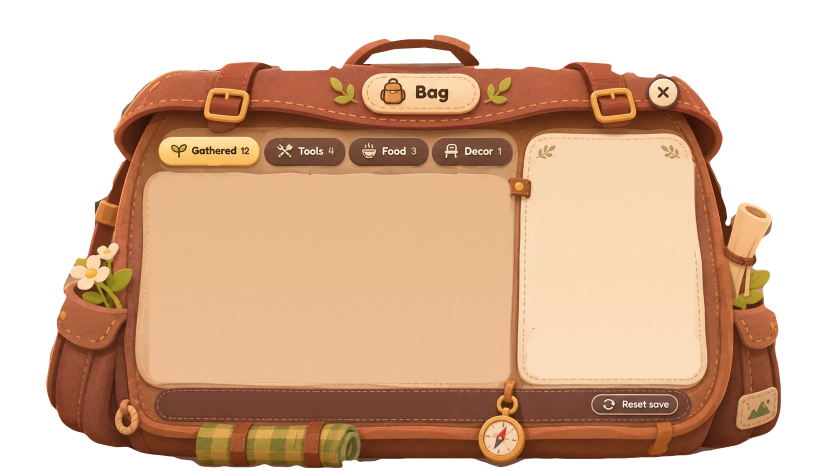
#> input picture ui-mocks/a/ref/bag-frame.webp, 1672 x 941 px (shown at 1/2 size)
$ python cut.py bag-frame.webp bag-cut.png
#> lines starting #> are read from the running program, lines starting #| are printed output that depends on the picture
# Cut the satchel out of the reference image with a hand-traced outline (no extra libraries needed).
import sys
from PIL import Image, ImageDraw, ImageFilter
src, out = sys.argv[1], sys.argv[2]
im = Image.open(src).convert('RGBA'); W, H = im.size; K = 4
#> further down, im is the input picture: PIL image 1672x941 RGBA; mean R, G, B, A 178.6, 128.4, 95.9, 168.4
#> after `W, H = im.size`: W = 1672; H = 941
P = [(230,262),(240,225),(260,180),(285,155),(325,142),(365,138),(450,126),(500,123),(525,130),(600,131),(690,128),(700,112),(725,94),(775,80),(850,72),(900,75),(940,95),(955,127),
 (1000,126),(1100,131),(1130,124),(1160,120),(1225,128),(1250,140),(1300,144),(1340,151),(1375,170),(1405,192),(1425,218),(1440,248),(1446,272),(1440,300),
 (1430,330),(1445,400),(1452,450),(1452,495),(1472,412),(1495,402),(1525,410),(1548,428),(1540,455),(1520,485),(1512,525),(1538,540),(1545,560),(1528,585),
 (1545,610),(1556,650),(1562,720),(1562,790),(1555,840),(1535,875),(1500,893),(1450,902),(1400,912),(1250,918),(1050,920),(1032,934),(1000,941),(966,934),(950,920),
 (730,923),(718,931),(560,933),(400,931),(385,922),(340,915),(280,905),(230,890),(185,880),(145,860),(115,830),(97,780),(92,730),(97,680),(110,640),(110,610),
 (125,580),(140,560),(136,540),(150,512),(175,500),(200,490),(212,484),(225,480),(238,486),(240,470),(236,446),(188,432),(190,405),(205,398),(224,394),(230,360),(250,318),(262,292)]
HOLE = [(726,128),(745,108),(790,98),(850,95),(900,102),(923,126)]
m = Image.new('L', (W*K, H*K), 0); d = ImageDraw.Draw(m)
#> after `m = Image.new('L', (W * K, H * K), 0)`: m: PIL image 6688x3764 L; every value is 0
d.polygon([(x*K, y*K) for x, y in P], fill=255); d.polygon([(x*K, y*K) for x, y in HOLE], fill=0)
m = m.resize((W, H), Image.LANCZOS).filter(ImageFilter.GaussianBlur(1.1))
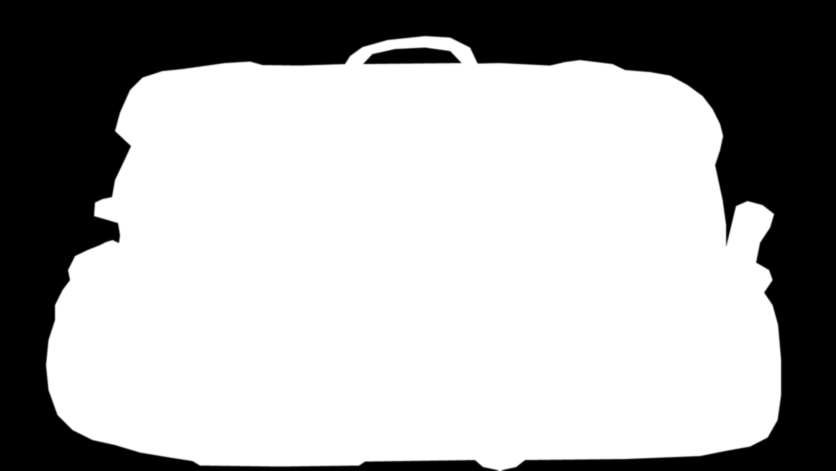
#> m: PIL image 1672x941 L (shown at 1/2 size); min 0, max 255, mean 170
im.putalpha(m); im.save(out)
#> after `im.putalpha(m)`:
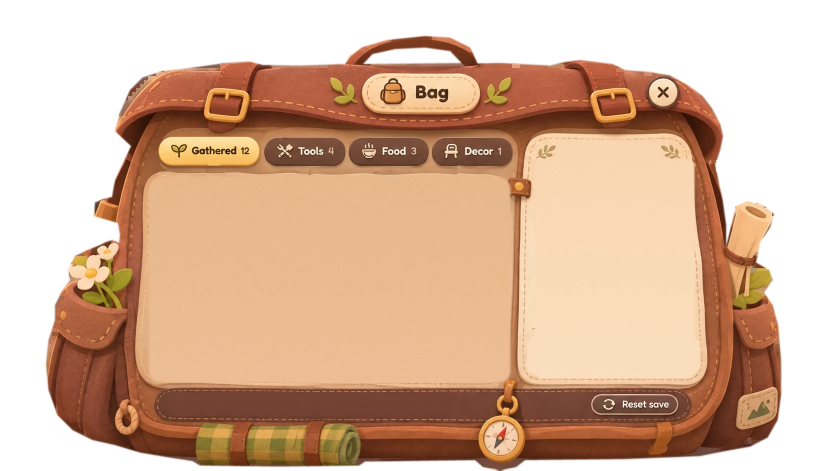
#> im: PIL image 1672x941 RGBA (shown at 1/2 size); mean R, G, B, A 178.6, 128.4, 95.9, 170; transparent parts drawn white

$ run again, on ui-mocks/a/ref/bag-ref.png
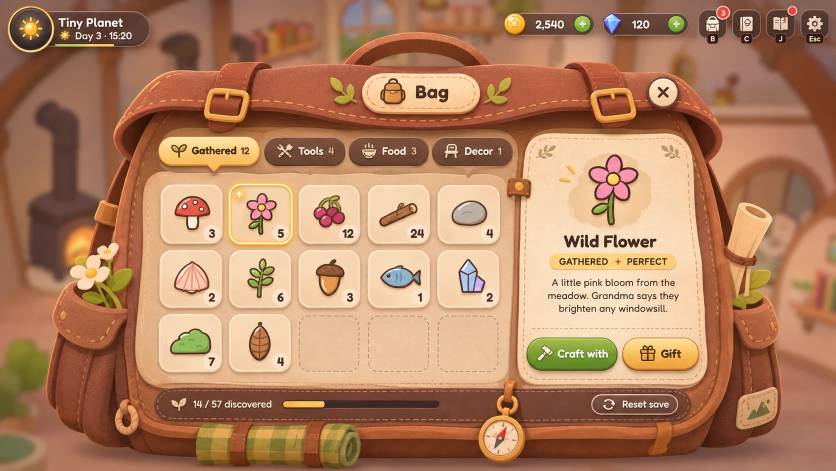
#> input picture ui-mocks/a/ref/bag-ref.png, 1672 x 941 px (shown at 1/2 size)
#> `im.putalpha(m)`:
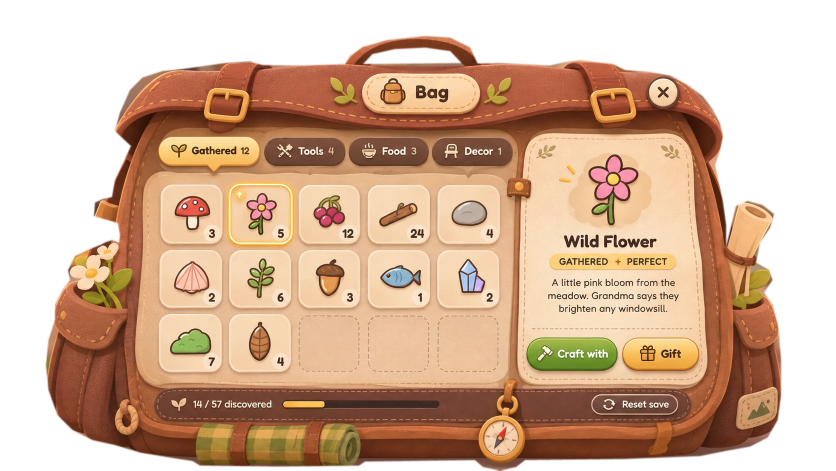
#> im: PIL image 1672x941 RGBA (shown at 1/2 size); mean R, G, B, A 176.2, 128.4, 96, 170; transparent parts drawn white
